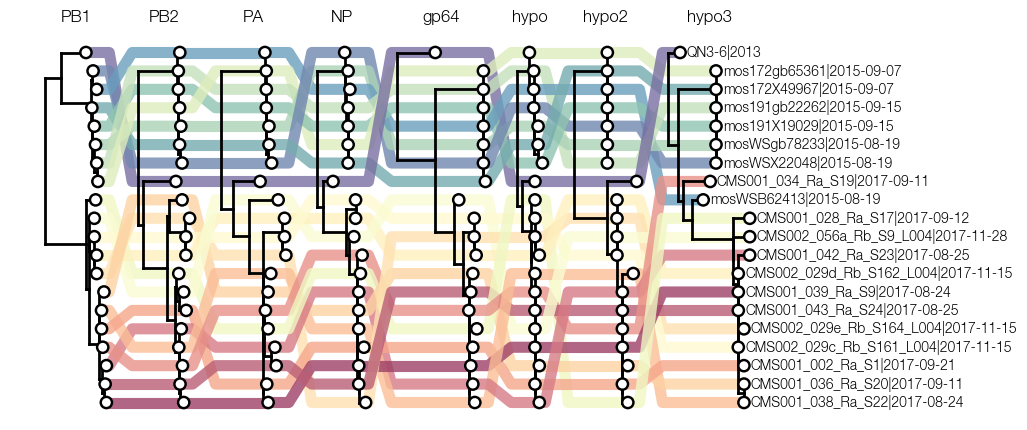

Generate this figure with Python:
import baltic as bt
from baltic.bt_utils import untangle_trees, clean_axes
from baltic.curonia import plot_tangled_chain

import matplotlib as mpl
from matplotlib import pyplot as plt
from matplotlib.gridspec import GridSpec

mpl.use("Agg")

###########
segments=['PB1','PB2','PA','NP','gp64','hypothetical','hypothetical2','hypothetical3']

trees={} ## dict
for segment in segments:
    print(segment)
    
    ll=bt.io.load_newick(f"{segment}.rooted.newick", 'divergence') ## treeFile here can alternatively be a path to a local file
    trees[segment] = ll

########
treeList = [trees[seg] for seg in segments]

treeList = untangle_trees(treeList, iterations=3, bidirectional=False)

###########
fig = plt.figure(figsize=(10, 5), facecolor='w')
gs = GridSpec(1, 1, hspace = 0.01, wspace = 0.0)
ax = plt.subplot(gs[0])

plot_tangled_chain(ax, treeList, lw = 8, alpha=0.8, treeSpace=0.01, pointKwargs={'colour': 'w'})

treeList[-1].plot_text(ax, xCoordinateFxn=lambda k: k.x * 1.01, textContentFxn=lambda k: f"{k.name.split('|')[0]}|{k.name.split('|')[-1]}", recomputeCoordinates=False)

###########
for i, tree in enumerate(treeList):
    xs = tree.get_parameter_list('x') ## get all tree x-coordinates (will have accounted for tanglegram coordinates)

    treeMiddle = (max(xs) + min(xs)) / 2 ## get middle of tree
    segName = segments[i]
    if 'hypo' in segName: segName = f"hypo{segName[-1]}" if ('2' in segName or '3' in segName) else 'hypo'
    
    ax.text(treeMiddle, treeList[0].ySpan + 1, segName, size=12, ha='center', va='bottom') ## add segment label

clean_axes(ax)
plt.savefig('tangled-chain.png', bbox_inches='tight')